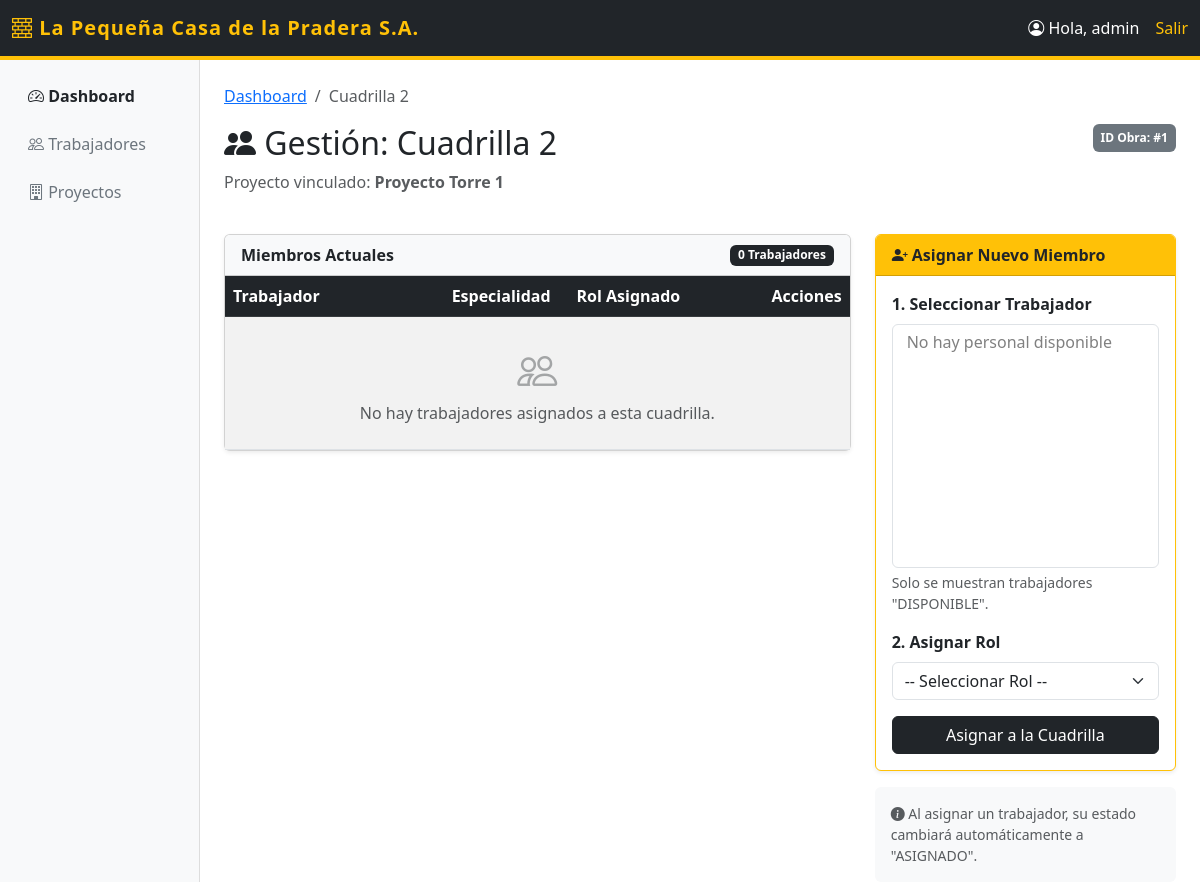
/cuadrilla/2/ (signed in), run on an earlier commit of the app's database.
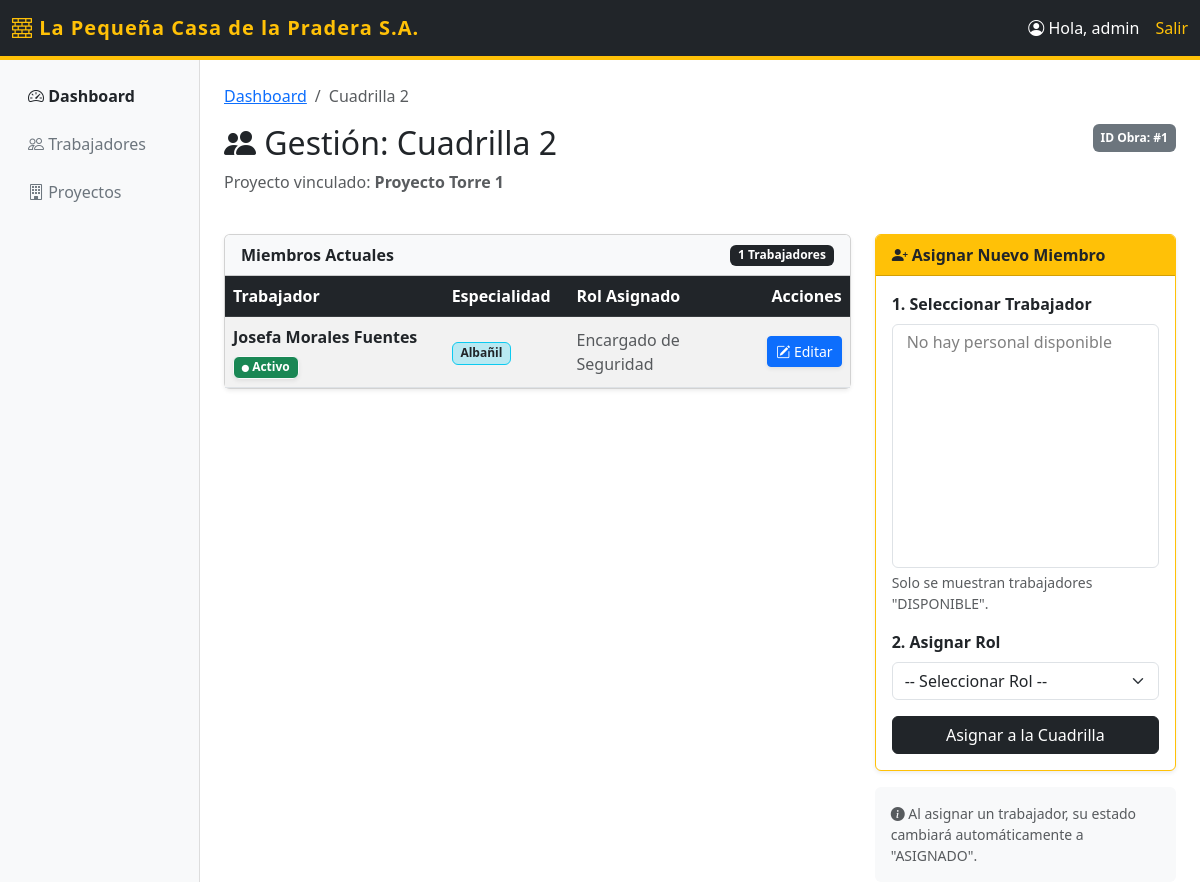
And on a later commit of the database.
### cuadrillas/models.py (models this page shows, shortened)
class MiembroCuadrilla(models.Model):
    cuadrilla = models.ForeignKey(Cuadrilla, on_delete=models.CASCADE)
    trabajador = models.ForeignKey(Trabajador, on_delete=models.CASCADE)
    rol = models.ForeignKey(Rol, on_delete=models.SET_NULL, null=True)
    fecha_asignacion = models.DateField(auto_now_add=True)
    class Meta:
        unique_together = ('cuadrilla', 'trabajador')

class Trabajador(models.Model):
    DISPONIBILIDAD = [
        ('DISPONIBLE', 'Disponible'),
        ('ASIGNADO', 'Asignado'),
        ('NO_DISPONIBLE', 'No Disponible')
    ]
    usuario = models.OneToOneField(User, on_delete=models.CASCADE, primary_key=True)
    primer_nombre = models.CharField(max_length=50)
    segundo_nombre = models.CharField(max_length=50, blank=True, null=True)
    apellido_paterno = models.CharField(max_length=50)
    apellido_materno = models.CharField(max_length=50)
    especialidad = models.CharField(max_length=100)
    disponibilidad = models.CharField(max_length=20, choices=DISPONIBILIDAD, default='DISPONIBLE')
    @property
    def nombre_completo(self):
        nombres = [self.primer_nombre, self.segundo_nombre, self.apellido_paterno, self.apellido_materno]
        return " ".join(filter(None, nombres))

class Rol(models.Model):
    nombre_rol = models.CharField(max_length=50)

### cuadrillas/views.py (the view, shortened to what this page needs)
# urls.py: path('cuadrilla/<int:id>/', views.detalle_cuadrilla, name='detalle_cuadrilla'),
@login_required
def detalle_cuadrilla(request, id):
    cuadrilla = get_object_or_404(Cuadrilla, id=id)
    if not request.user.is_superuser and cuadrilla.proyecto.jefe_proyecto != request.user:
        messages.error(request, "Acceso denegado: No eres el Jefe de este proyecto.")
        return redirect('dashboard')
    es_jefe_o_admin = request.user.is_superuser or cuadrilla.proyecto.jefe_proyecto == request.user
    miembros = MiembroCuadrilla.objects.filter(cuadrilla=cuadrilla)
    trabajadores_disponibles = Trabajador.objects.filter(disponibilidad='DISPONIBLE')
    roles_disponibles = Rol.objects.all()
    todas_las_cuadrillas = Cuadrilla.objects.all()
    opciones_disponibilidad = Trabajador.DISPONIBILIDAD
    return render(request, 'cuadrillas/detalle_cuadrilla.html', {
        'cuadrilla': cuadrilla,
        'miembros': miembros,
        'trabajadores': trabajadores_disponibles,
        'roles': roles_disponibles,
        'todas_las_cuadrillas': todas_las_cuadrillas,
        'opciones_disponibilidad': opciones_disponibilidad,
        'es_autorizado': es_jefe_o_admin,
    })

### cuadrillas/templates/cuadrillas/detalle_cuadrilla.html (shortened to what the changed rows need)
{% extends 'cuadrillas/base.html' %}
{% block content %}
<div class="row mb-4">
    <div class="col-md-8">
        <h2><i class="bi bi-people-fill"></i> Gestión: {{ cuadrilla.nombre }}</h2>
    </div>
</div>
<div class="row">
    <div class="col-lg-8">
        <div class="card shadow-sm">
            <div class="card-header bg-light fw-bold d-flex justify-content-between align-items-center">
                <span>Miembros Actuales</span>
                <span class="badge bg-dark">{{ miembros.count }} Trabajadores</span>
            </div>
            <div class="card-body p-0">
                <table class="table table-hover table-striped mb-0 align-middle">
                    <thead class="table-dark">
                        <tr>
                            <th style="width: 35%;">Trabajador</th>
                            <th style="width: 20%;">Especialidad</th>
                            <th style="width: 25%;">Rol Asignado</th>
                            <th class="text-end" style="width: 20%;">Acciones</th>
                        </tr>
                    </thead>
                    <tbody>
                        {% for m in miembros %}
                        <tr>
                            <td>
                                <div class="fw-bold">{{ m.trabajador.nombre_completo }}</div>
                                <div class="mt-1">
                                    {% if m.trabajador.disponibilidad == 'ASIGNADO' %}
                                        <span class="badge bg-success text-white border border-light shadow-sm" style="font-size: 0.75em;">
                                            <i class="bi bi-circle-fill" style="font-size: 0.6em;"></i> Activo
                                        </span>
                                    {% elif m.trabajador.disponibilidad == 'NO_DISPONIBLE' %}
                                        <span class="badge bg-danger text-white border border-light shadow-sm" style="font-size: 0.75em;">
                                            <i class="bi bi-x-circle-fill" style="font-size: 0.6em;"></i> Licencia/Baja
                                        </span>
                                    {% else %}
                                        <span class="badge bg-secondary text-white border border-light shadow-sm" style="font-size: 0.75em;">
                                            <i class="bi bi-dash-circle" style="font-size: 0.6em;"></i> {{ m.trabajador.get_disponibilidad_display }}
                                        </span>
                                    {% endif %}
                                </div>
                            </td>
                            <td>
                                <span class="badge bg-info text-dark bg-opacity-25 border border-info">
                                    {{ m.trabajador.especialidad }}
                                </span>
                            </td>
                            <td>
                                {% if "Líder" in m.rol.nombre_rol %}
                                    <span class="badge bg-warning text-dark border border-warning">
                                        <i class="bi bi-star-fill"></i> {{ m.rol.nombre_rol }}
                                    </span>
                                {% else %}
                                    <span class="text-muted">{{ m.rol.nombre_rol }}</span>
                                {% endif %}
                            </td>
                            <td class="text-end">
                                {% if es_autorizado %}
                                    <button type="button" class="btn btn-primary btn-sm shadow-sm" data-bs-toggle="modal" data-bs-target="#editarMiembroModal-{{ m.id }}">
                                        <i class="bi bi-pencil-square"></i> Editar
                                    </button>
                                {% else %}
                                    <span class="text-muted small"><i class="bi bi-lock"></i> Ver</span>
                                {% endif %}
                            </td>
                        </tr>
                        {% empty %}
                        <tr>
                            <td colspan="4" class="text-center py-4 text-muted">
                                <i class="bi bi-people fs-1 opacity-50"></i><br>
                                No hay trabajadores asignados a esta cuadrilla.
                            </td>
                        </tr>
                        {% endfor %}
                    </tbody>
                </table>
            </div>
        </div>
    </div>
</div>
{% endblock %}

What changed in the data, as far as the page shows it:
added MiembroCuadrilla: trabajador.nombre_completo "Josefa Morales Fuentes", shows "Activo", trabajador.especialidad "Albañil", rol.nombre_rol "Encargado de Seguridad"
Also different on the page:
{{ miembros.count }}: "0" → "1"
text no longer shown: "No hay trabajadores asignados a esta cuadrilla."
